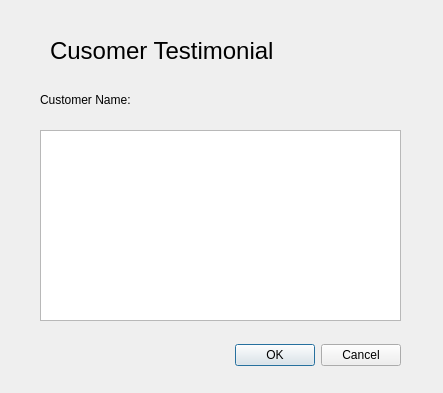
<?xml version="1.0" encoding="UTF-8"?>
<ui version="4.0">
 <class>AddTestimonialDialog</class>
 <widget class="QDialog" name="AddTestimonialDialog">
  <property name="geometry">
   <rect>
    <x>0</x>
    <y>0</y>
    <width>443</width>
    <height>393</height>
   </rect>
  </property>
  <property name="windowTitle">
   <string>Dialog</string>
  </property>
  <widget class="QDialogButtonBox" name="buttonBox">
   <property name="geometry">
    <rect>
     <x>60</x>
     <y>340</y>
     <width>341</width>
     <height>31</height>
    </rect>
   </property>
   <property name="orientation">
    <enum>Qt::Horizontal</enum>
   </property>
   <property name="standardButtons">
    <set>QDialogButtonBox::Cancel|QDialogButtonBox::Ok</set>
   </property>
  </widget>
  <widget class="QTextEdit" name="testimonialText">
   <property name="geometry">
    <rect>
     <x>40</x>
     <y>130</y>
     <width>361</width>
     <height>191</height>
    </rect>
   </property>
  </widget>
  <widget class="QLabel" name="titleLable">
   <property name="geometry">
    <rect>
     <x>50</x>
     <y>30</y>
     <width>351</width>
     <height>41</height>
    </rect>
   </property>
   <property name="font">
    <font>
     <pointsize>18</pointsize>
    </font>
   </property>
   <property name="styleSheet">
    <string notr="true">align: Hcenter;</string>
   </property>
   <property name="text">
    <string>Cusomer Testimonial</string>
   </property>
  </widget>
  <widget class="QWidget" name="horizontalLayoutWidget">
   <property name="geometry">
    <rect>
     <x>40</x>
     <y>79</y>
     <width>281</width>
     <height>41</height>
    </rect>
   </property>
   <layout class="QHBoxLayout" name="horizontalLayout">
    <item>
     <widget class="QLabel" name="label_2">
      <property name="text">
       <string>Customer Name:</string>
      </property>
     </widget>
    </item>
    <item>
     <widget class="QLabel" name="nameLabel">
      <property name="text">
       <string/>
      </property>
     </widget>
    </item>
   </layout>
  </widget>
 </widget>
 <resources/>
 <connections>
  <connection>
   <sender>buttonBox</sender>
   <signal>accepted()</signal>
   <receiver>AddTestimonialDialog</receiver>
   <slot>accept()</slot>
   <hints>
    <hint type="sourcelabel">
     <x>248</x>
     <y>254</y>
    </hint>
    <hint type="destinationlabel">
     <x>157</x>
     <y>274</y>
    </hint>
   </hints>
  </connection>
  <connection>
   <sender>buttonBox</sender>
   <signal>rejected()</signal>
   <receiver>AddTestimonialDialog</receiver>
   <slot>reject()</slot>
   <hints>
    <hint type="sourcelabel">
     <x>316</x>
     <y>260</y>
    </hint>
    <hint type="destinationlabel">
     <x>286</x>
     <y>274</y>
    </hint>
   </hints>
  </connection>
 </connections>
</ui>
